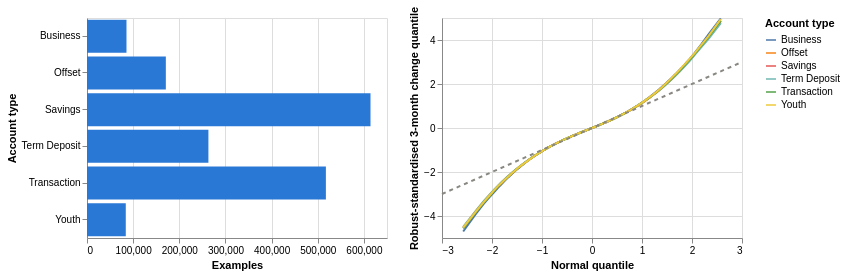

Notebook cell for this chart:
### Markdown cell above
### B.3 Explore Feature of Interest `account_type`

### Code cell
by_type = (
    past_and_future_change(df, "account_id", "balance_date", "balance", HORIZON)
    .merge(accounts[["account_id", "account_type"]], on="account_id")
    .dropna(subset=["future_change"])
)

# Examples per account type, and the shape of the change within each type
type_counts = (
    by_type["account_type"].value_counts().rename_axis("account_type").reset_index(name="examples")
)
bars = (
    alt.Chart(type_counts)
    .mark_bar(color="#2a78d6")
    .encode(
        x=alt.X("examples:Q", title="Examples"), y=alt.Y("account_type:N", title="Account type")
    )
    .properties(width=300, height=220)
)
qq = pd.concat(
    [
        qq_frame(group["future_change"]).assign(account_type=kind)
        for kind, group in by_type.groupby("account_type")
    ]
)
diagonal = pd.DataFrame({"theoretical": [-3, 3], "sample": [-3, 3]})
qq_by_type = (
    alt.Chart(qq)
    .mark_line()
    .encode(
        x=alt.X("theoretical:Q", title="Normal quantile"),
        y=alt.Y("sample:Q", title=f"Robust-standardised {HORIZON}-month change quantile"),
        color=alt.Color("account_type:N", title="Account type"),
    )
    + alt.Chart(diagonal)
    .mark_line(color="#898781", strokeDash=[4, 4])
    .encode(x="theoretical:Q", y="sample:Q")
).properties(width=300, height=220)
print(
    by_type.groupby("account_type")["future_change"]
    .agg(skewness="skew", excess_kurtosis=lambda s: s.kurt())
    .round(2)
)
alt.hconcat(bars, qq_by_type)

### Figure 1 — Vega-Lite specification as saved in the notebook (floating-point values rounded to 4 significant figures; data arrays with more than 128 entries replaced by an {"elided": "..."} marker saying what was removed)
{"config": {"view": {"continuousWidth": 300, "continuousHeight": 300}}, "hconcat": [{"data": {"name": "data-5cc038788e79574b38d0801b6a3d54e1"}, "mark": {"type": "bar", "color": "#2a78d6"}, "encoding": {"x": {"field": "examples", "title": "Examples", "type": "quantitative"}, "y": {"field": "account_type", "title": "Account type", "type": "nominal"}}, "height": 220, "width": 300}, {"layer": [{"data": {"name": "data-caa0f034695f3e8b82ca4abafce9ac9e"}, "mark": {"type": "line"}, "encoding": {"color": {"field": "account_type", "title": "Account type", "type": "nominal"}, "x": {"field": "theoretical", "title": "Normal quantile", "type": "quantitative"}, "y": {"field": "sample", "title": "Robust-standardised 3-month change quantile", "type": "quantitative"}}}, {"data": {"name": "data-77c6682495c4b8b15ae5b12ce2242a61"}, "mark": {"type": "line", "color": "#898781", "strokeDash": [4, 4]}, "encoding": {"x": {"field": "theoretical", "type": "quantitative"}, "y": {"field": "sample", "type": "quantitative"}}}], "height": 220, "width": 300}], "$schema": "https://vega.github.io/schema/vega-lite/v5.20.1.json", "datasets": {"data-5cc038788e79574b38d0801b6a3d54e1": [{"account_type": "Savings", "examples": 614250}, {"account_type": "Transaction", "examples": 517590}, {"account_type": "Term Deposit", "examples": 263070}, {"account_type": "Offset", "examples": 170820}, {"account_type": "Business", "examples": 85545}, {"account_type": "Youth", "examples": 84015}], "data-caa0f034695f3e8b82ca4abafce9ac9e": {"elided": "1194 records"}, "data-77c6682495c4b8b15ae5b12ce2242a61": [{"theoretical": -3, "sample": -3}, {"theoretical": 3, "sample": 3}]}}
